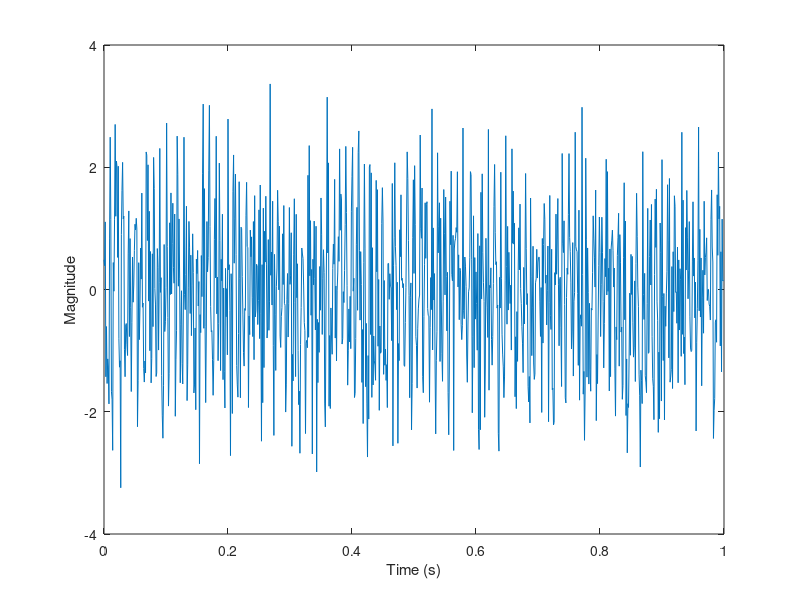

This figure's MATLAB source: (Note: this script raises an error after producing the figure.)
% ---------------------------------------------------------------
%          Demo : Power Spectral Density (Power Spectrum)
%--------------------------------------------------------------------------
%-----------------------Initialization of parameters----------------------%
clear;
close all;
clc;
pos = [200   200   1000  500];
% -------------------Simulation signal generation--------------------------
fs = 1000;
t = 0:1/fs:1-1/fs;
x = cos(2*pi*100*t)+randn(size(t));
N = length(x);
%---------------------------------Main-------------------------------------%
[pxx,f] = pwelch(x,fs);
% Normalization
pxx = pxx/(fs/2)*pi;
ff = f/pi*fs/2;
%--------------------------------Result------------------------------------%
% Original waveform
figure
plot(t,x)
xlabel('Time (s)')
ylabel('Magnitude')
setfontsize(14);
set(gcf,'pos',pos);

% Magnitude(dB)
figure
plot(ff,10*log10(pxx))
xlabel('Frequency [Hz]')
ylabel('Magnitude [dB]')
setfontsize(14);
set(gcf,'pos',pos);

% Magnitude
figure
plot(ff,pxx)
xlabel('Frequency [Hz]')
ylabel('Magnitude')
setfontsize(14);
set(gcf,'pos',pos);